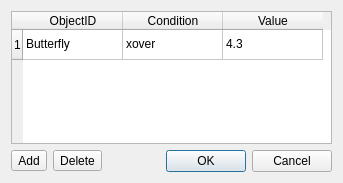
<?xml version="1.0" encoding="UTF-8"?>
<ui version="4.0">
 <class>GoalEditor</class>
 <widget class="QDialog" name="GoalEditor">
  <property name="geometry">
   <rect>
    <x>0</x>
    <y>0</y>
    <width>343</width>
    <height>183</height>
   </rect>
  </property>
  <property name="windowTitle">
   <string>Dialog</string>
  </property>
  <layout class="QVBoxLayout" name="verticalLayout">
   <item>
    <widget class="QTableWidget" name="tableWidget">
     <row>
      <property name="text">
       <string>1</string>
      </property>
     </row>
     <column>
      <property name="text">
       <string>ObjectID</string>
      </property>
     </column>
     <column>
      <property name="text">
       <string>Condition</string>
      </property>
     </column>
     <column>
      <property name="text">
       <string>Value</string>
      </property>
     </column>
     <item row="0" column="0">
      <property name="text">
       <string>Butterfly</string>
      </property>
     </item>
     <item row="0" column="1">
      <property name="text">
       <string>xover</string>
      </property>
     </item>
     <item row="0" column="2">
      <property name="text">
       <string>4.3</string>
      </property>
     </item>
    </widget>
   </item>
   <item>
    <layout class="QHBoxLayout" name="horizontalLayout">
     <item>
      <widget class="QToolButton" name="toolButtonPlus">
       <property name="text">
        <string>Add</string>
       </property>
      </widget>
     </item>
     <item>
      <widget class="QToolButton" name="toolButtonMinus">
       <property name="text">
        <string>Delete</string>
       </property>
      </widget>
     </item>
     <item>
      <spacer name="horizontalSpacer">
       <property name="orientation">
        <enum>Qt::Horizontal</enum>
       </property>
       <property name="sizeHint" stdset="0">
        <size>
         <width>40</width>
         <height>20</height>
        </size>
       </property>
      </spacer>
     </item>
     <item>
      <widget class="QDialogButtonBox" name="buttonBox">
       <property name="orientation">
        <enum>Qt::Horizontal</enum>
       </property>
       <property name="standardButtons">
        <set>QDialogButtonBox::Cancel|QDialogButtonBox::Ok</set>
       </property>
      </widget>
     </item>
    </layout>
   </item>
  </layout>
 </widget>
 <resources/>
 <connections>
  <connection>
   <sender>buttonBox</sender>
   <signal>accepted()</signal>
   <receiver>GoalEditor</receiver>
   <slot>accept()</slot>
   <hints>
    <hint type="sourcelabel">
     <x>248</x>
     <y>254</y>
    </hint>
    <hint type="destinationlabel">
     <x>157</x>
     <y>274</y>
    </hint>
   </hints>
  </connection>
  <connection>
   <sender>buttonBox</sender>
   <signal>rejected()</signal>
   <receiver>GoalEditor</receiver>
   <slot>reject()</slot>
   <hints>
    <hint type="sourcelabel">
     <x>316</x>
     <y>260</y>
    </hint>
    <hint type="destinationlabel">
     <x>286</x>
     <y>274</y>
    </hint>
   </hints>
  </connection>
 </connections>
</ui>
